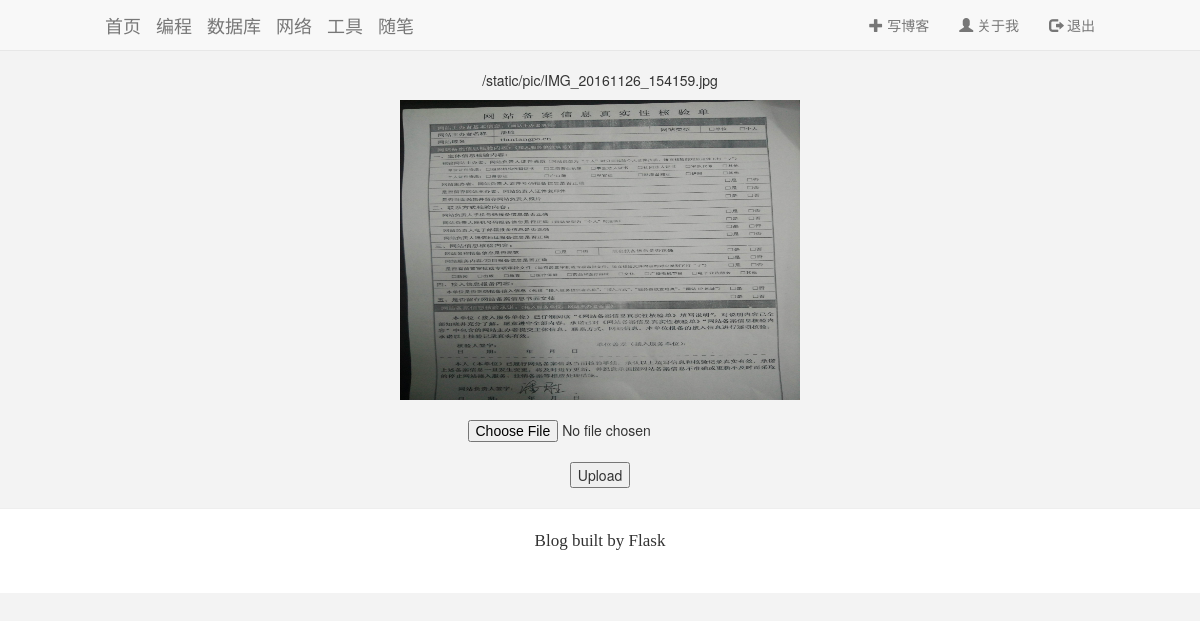
Before: /uploaded_file/6 (signed in) with the older database file.
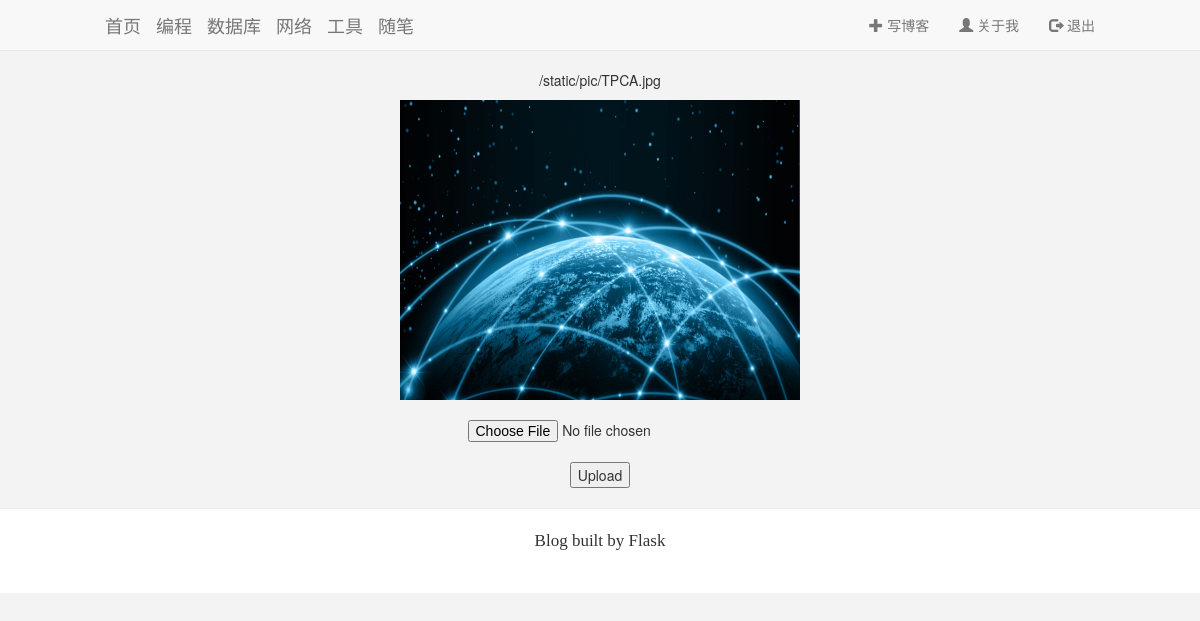
After: the same page with the newer database file.
### app/models.py (models this page shows)
class Post(db.Model):
    __tablename__ = 'posts'
    id = db.Column(db.Integer, primary_key=True)
    head_pic = db.Column(db.Text, default='/static/pic/test3.jpg')
    body_pic = db.Column(db.Text)
    title = db.Column(db.Text)
    body = db.Column(db.Text)
    abstract = db.Column(db.Text)
    tag = db.Column(db.Text)
    timestamp = db.Column(db.DateTime, index=True, default=datetime.utcnow)
    comments = db.relationship('Comment', backref='role')
    is_active = db.Column(db.Boolean, default=True)

### app/main/view.py (the view, shortened to what this page needs)
@main.route('/uploaded_file/<id>', methods=['GET', 'POST'])
@login_required
def uploaded_file(id):
    post = Post.query.filter_by(id=id).first()
    p = post.head_pic
    return render_template('theme_pic.html', filenam=p, id=id)

### app/main/view.py (called while the page is built)
@login_manager.user_loader
def load_user(user_id):
    return Admin.query.get(int(user_id))

### app/templates/theme_pic.html (shortened to what this page needs)
<!DOCTYPE html>
{% extends "base.html" %}
{% block body %}
<body>
<div class="container">
    <div class="row" align="center">
        <p>{{ filenam }}</p>
        <img src= "{{ filenam }}" width="400" height="300"><br><br>
        <form action="" method=post enctype=multipart/form-data>
             <input type=file name=file><br>
             <input type=submit value=Upload>
        </form>
    </div>
</div>
</body>
{% endblock %}

### app/templates/base.html (shortened to what this page needs)
<!DOCTYPE html>
        <link rel="stylesheet" href="https://cdn.bootcss.com/bootstrap/3.3.7/css/bootstrap.min.css"
>
        <link rel="stylesheet" href="{{ url_for('static', filename='css/customization.css')}}">
    </head>
    <nav class="navbar navbar-default navbar-fixed-top">
        <div class="container">
            <div class="navbar-header">
                <a class="navbar-brand" href="{{ url_for('.index') }}">首页</a>
                <a class="navbar-brand" href="{{ url_for('.code') }}">编程</a>
                <a class="navbar-brand" href="{{ url_for('.database') }}">数据库</a>
                <a class="navbar-brand" href="{{ url_for('.net') }}">网络</a>
                <a class="navbar-brand" href="{{ url_for('.tool') }}">工具</a>
                <a class="navbar-brand" href="{{ url_for('.essay') }}">随笔</a>
            </div>
            <ul class="nav navbar-nav navbar-right">
                {% if current_user.is_authenticated %}
                <li><a href="{{ url_for('.write_post') }}"><span class="glyphicon glyphicon-plus"></span> 写博客</a></li>
                {% endif %}
                <li><a href="{{ url_for('.about_me') }}"><span class="glyphicon glyphicon-user"></span> 关于我</a></li>
                {% if current_user.is_authenticated %}
                <li><a href="{{ url_for('.logout') }}"><span class="glyphicon glyphicon-log-out"></span> 退出</a></li>
                {% else %}
                <li><a href="{{ url_for('.login') }}"><span class="glyphicon glyphicon-log-in"></span> 登录</a></li>
                {% endif %}
            </ul>
        </div>
    </nav>
<body>
    {% block body %}{% endblock %}
    <div class="foot">
        <hr>
        <p>Blog built by Flask</p>
    </div>
</body>
</html>

### app/static/css/customization.css (style rules this page uses)
body { padding-top: 70px; background-color: #f3f3f3; }
.container { padding-right: 90px; padding-left: 90px; margin-right: auto; margin-left: auto; }
.foot { position: relative; background-color: white; text-align: center; margin-bottom: 0; padding-bottom: 30px; font-size: 17px; font-family: Times; }

Changed rows visible on the page:
changed Post: head_pic "/static/pic/IMG_20161126_154159.jpg" → "/static/pic/TPCA.jpg"; head_pic: a different picture
